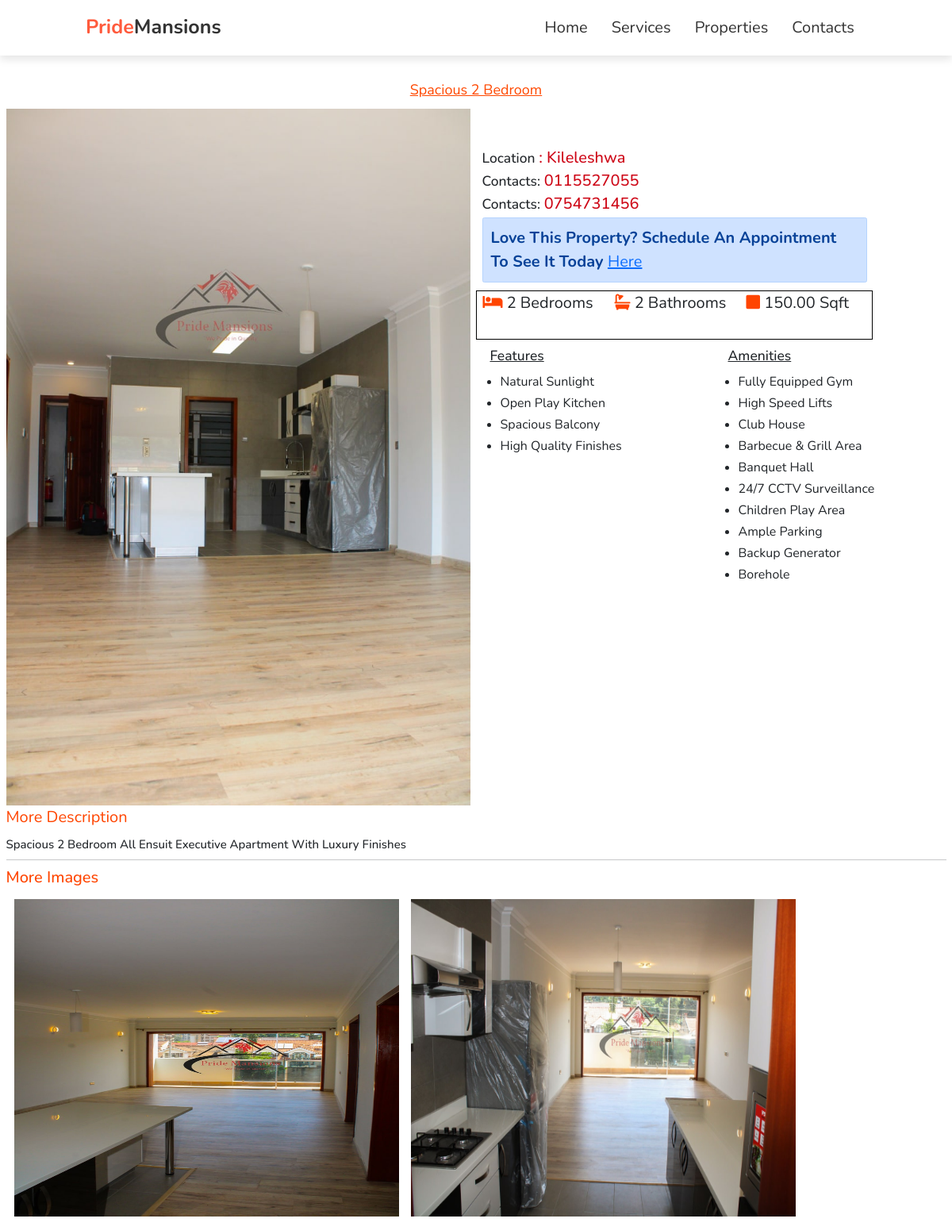
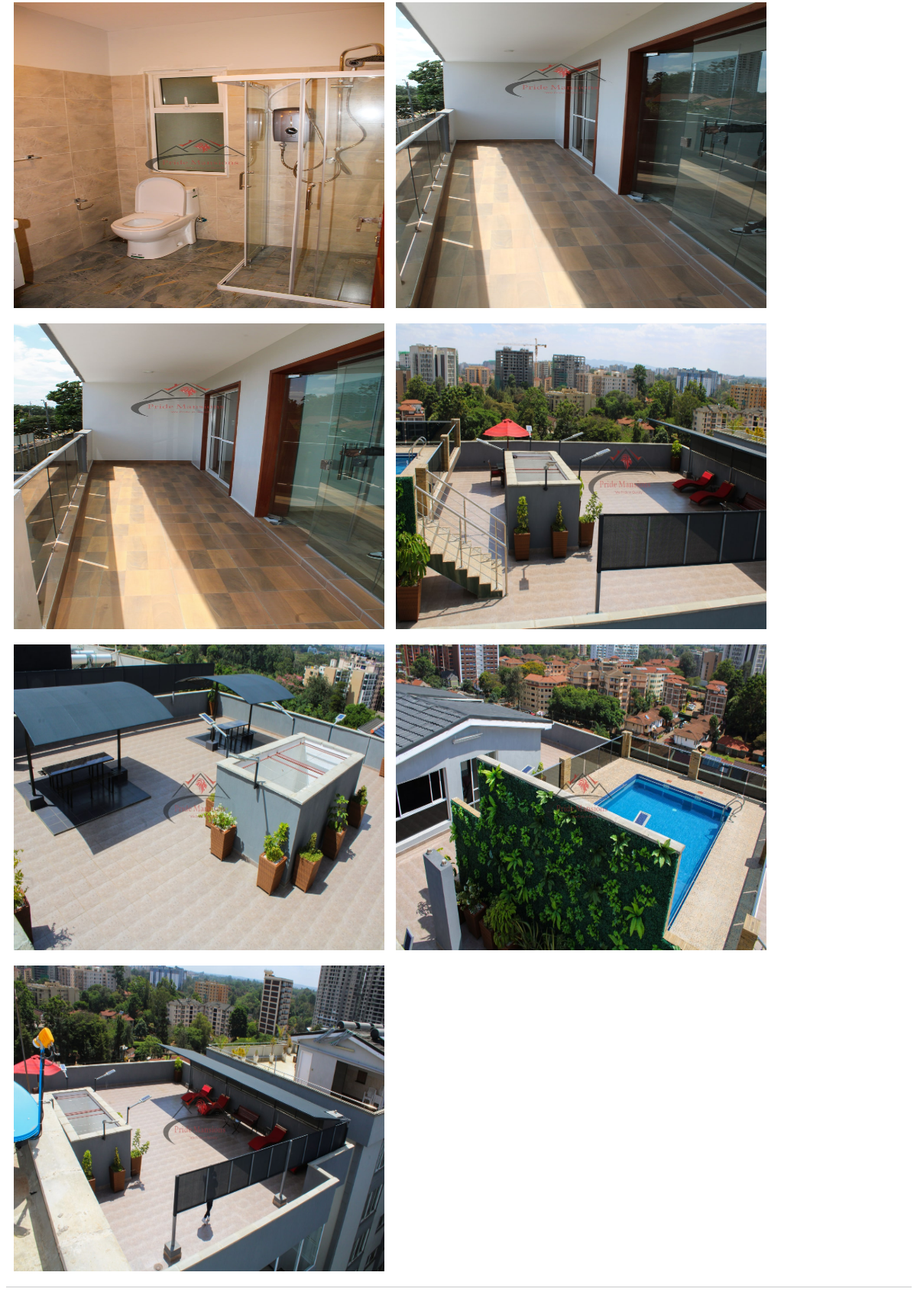
/details/7/, run on the app's committed database (2 pictures, top to bottom).
### base/models.py (models this page shows, shortened)
class Property(models.Model):
    name=models.CharField(max_length=200)
    price=models.IntegerField(default=0)
    description=models.TextField()
    location=models.ForeignKey(Location,on_delete=models.SET_NULL,null=True)
    image=models.ImageField(upload_to="images")
    area=models.DecimalField(max_digits=9,decimal_places=2)
    bedroom=models.IntegerField()
    bathrooms=models.IntegerField()
    Use=models.TextChoices("Use","Rent Sale")
    usage=models.CharField(max_length=100,blank=False,choices=Use.choices)
    owner=models.ForeignKey(Owners,on_delete=models.SET_NULL,null=True)
    amenities=models.TextField(blank=True)
    features=models.TextField(blank=True)

class Location(models.Model):
    location=models.CharField(max_length=100)
    def __str__(self):
        return self.location

class Owners(models.Model):
    email=models.EmailField()
    phone1=models.CharField(max_length=15)
    phone2=models.CharField(max_length=15,blank=True)
    companyname=models.CharField(max_length=100,blank=True)

class PropertyImage(models.Model):
    image=models.ImageField(upload_to="images")
    property=models.ForeignKey(Property,default=None,on_delete=models.SET_NULL,null=True)

### base/views.py (the view)
# urls.py: path("details/<str:pk>/",views.details,name="details"),
def details(request,pk):
    form=CommentForm()
    if request.method == "POST":
        form=CommentForm(request.POST)
        if form.is_valid():
            form.save()
            return redirect('details')
    propertyItem=Property.objects.get(id=pk)
    features=Property.objects.filter(id=pk).values_list('features',flat=True)
    f_list=list(features)
    fin=list(f_list[0].split("."))
    print(fin[0])
    amenities=Property.objects.filter(id=pk).values_list('amenities',flat=True)
    amenities_set=list(amenities)
    amenities_list=list(amenities_set[0].split("."))
    imageList=propertyItem.propertyimage_set.all()
    context={
        "propertyItem":propertyItem,
        "form":form,
        "images":imageList,
        "features":fin,
        "amenities":amenities_list
    }
    return render(request,"base/details.html",context)

### base/templates/base/details.html (shortened to what this page needs)
{% load static %}
<!DOCTYPE html>
<html lang="en">
<head>
    <link rel="stylesheet" href="https://cdnjs.cloudflare.com/ajax/libs/font-awesome/5.15.3/css/all.min.css">
    <link rel="stylesheet" href="{% static 'base/styles/style.css' %}">
    <link rel="stylesheet" href="{% static 'base/styles/details.css' %}">
    <link href="https://cdn.jsdelivr.net/npm/bootstrap@5.0.2/dist/css/bootstrap.min.css" rel="stylesheet">
    <link rel="stylesheet" href="https://cdnjs.cloudflare.com/ajax/libs/
font-awesome/5.15.2/css/all.min.css"/>
</head>
<body>
    {% include 'base/include/navbar.html' %}
        <div class="container-fluid" id="details-wrapper">
            <p id="desc-name" style="margin-top: 100px;
            color: rgb(255, 72, 0);
            font-size: large;
            text-decoration:underline;
            text-align: center;">
                {{propertyItem.name}}
            </p>
            <div class="row">
                <div class="col-lg-6 col-sm-12">
                    <img src="{{propertyItem.image.url}}" alt="">
                </div>
                <div class="col-lg-6 col-sm-12">
                    <div class="row" id="more-description">
                        <h3> Location <span class="location">: {{propertyItem.location}}</span></h3>
                        <h3>Contacts: <span class="location">{{propertyItem.owner.phone1}}</span> </h3>
                        <h3>Contacts: <span class="location">{{propertyItem.owner.phone2}}</span> </h3>
                    </div>
                    <div class="row">
                        <div class="col-lg-10 col-sm-12">
                            <div class="alert alert-primary" role="alert">
                                <strong>Love This Property? Schedule an appointment to see it today </strong><a href="mailto:{{propertyItem.owner.email}}?subject=Site%20Visit%20Booking" id="here"><span id="request">here<span></a>
                            </div>
                            <div class="row" id="property-features">
                                <div class="col-lg-4 col-sm-12" id="bed">
                                    <p><i class="fa fa-bed" aria-hidden="true"></i> {{propertyItem.bedroom}} bedrooms</p>
                                </div>
                                <div class="col-lg-4 col-sm-12" id="bed">
                                    <p><i class="fa fa-bath" aria-hidden="true"></i> {{propertyItem.bathrooms}} bathrooms</p>
                                </div>
                                <div class="col-lg-4 col-sm-12" id="bed">
                                    <p><i class="fa fa-square" aria-hidden="true"></i> {{propertyItem.area}} sqft</p>
                                </div>
                            </div>
                        </div>
                    </div>
                    <div class="row">
                        <div class="col-lg-6 col-sm-12">
                            <h3 style="margin: 10px; text-decoration: underline;">Features</h3>
                            <ol class="feat">
                                {% for feature in features %}
                                <li style="font-size: 16px;margin: 3px; list-style-type: disc;">{{feature}}</li>
                                {% endfor %}
                                </ol>
                        </div>
                        <div class="col-lg-6 col-sm-12">
                            <h3 style="margin: 10px; text-decoration: underline; ">Amenities</h3>
                            <ol class="feat">
                                {% for amenity in amenities %}
                                <li style="font-size: 16px;margin: 3px; list-style-type: disc;">{{amenity}}</li>
                                {% endfor %}
                                </ol>
                        </div>
                    </div>
                </div>
            </div>
        </div>
    <div class="container-fluid">
        <div class="row-lg-6 row-sm-12">
            <p id="more-desc">More description</p>
            <h4>{{propertyItem.description}}</h4>
        </div>
    </div>
    <div class="container-fluid" id="more-images">
        <hr>
        <div class="row">
            <h4 id="more-desc">More Images</h4>
            {% for item in images%}
            <div class="col-lg-4 col-md-6 col-sm-12" style="width: 500px;">
                <img src="{{item.image.url}}" class="image-detail" style="margin: 10px; height: 400px; ">
            </div>
            {% endfor %}
        </div>
        <hr>
    </div>
</body>
</html>

### base/static/base/styles/style.css (style rules this page uses)
:root { --red: #ff5a3c; --light-red: #f9edeb; }
* { font-family: 'Nunito', sans-serif; margin: 0; padding: 0; box-sizing: border-box; outline: none; border: none; text-decoration: none; text-transform: capitalize; }
html { font-size: 62.5%; overflow-x: hidden; scroll-behavior: smooth; scroll-padding-top: 7rem; }
body { background: #f7f7f7; }
h1, h2, h3, h4, h5 { margin: 0; padding: 0; }
p { margin: 0 0 1rem; }

### base/static/base/styles/details.css (style rules this page uses)
#details-wrapper { width: 100%; height: 100%; align-items: center; justify-content: center; margin-top: 100px; }
.row img { width: 100%; }
#more-description { margin-top: 50px; }
#desc-name { margin-top: 100px; color: rgb(255, 72, 0); font-size: large; text-align: center; }
.location { color: rgb(206, 7, 23); font-size: 20px; }
.alert { font-size: 20px; }
#bed { font-size: 20px; }
#bed i { color: orangered; }
#property-features { border: 1px solid black; padding-bottom: 20px; }
#more-desc { font-size: 20px; color: orangered; }
#more-images { margin-bottom: 50px; }
.image-detail { height: 400px; }
.feat li { font-size: 30px; }

### data on the page
Property: name "Spacious 2 Bedroom", image (picture), location "Kileleshwa", owner.phone1 "0115527055", owner.phone2 "0754731456", bedroom "2", bathrooms "2", area "150.00", description "Spacious 2 Bedroom All Ensuit Executive Apartment With Luxury Finishes"
PropertyImage: image (picture)
PropertyImage: image (picture)
PropertyImage: image (picture)
PropertyImage: image (picture)
PropertyImage: image (picture)
PropertyImage: image (picture)
PropertyImage: image (picture)
PropertyImage: image (picture)
PropertyImage: image (picture)

### other printed values
{{ feature }} "Natural Sunlight" "Open Play Kitchen" "Spacious Balcony" "High Quality Finishes"
{{ amenity }} "Fully Equipped Gym" "High Speed Lifts" "Club House" "Barbecue & Grill Area" "Banquet Hall" "24/7 CCTV Surveillance" "Children Play Area" "Ample Parking" "Backup Generator" "Borehole"
